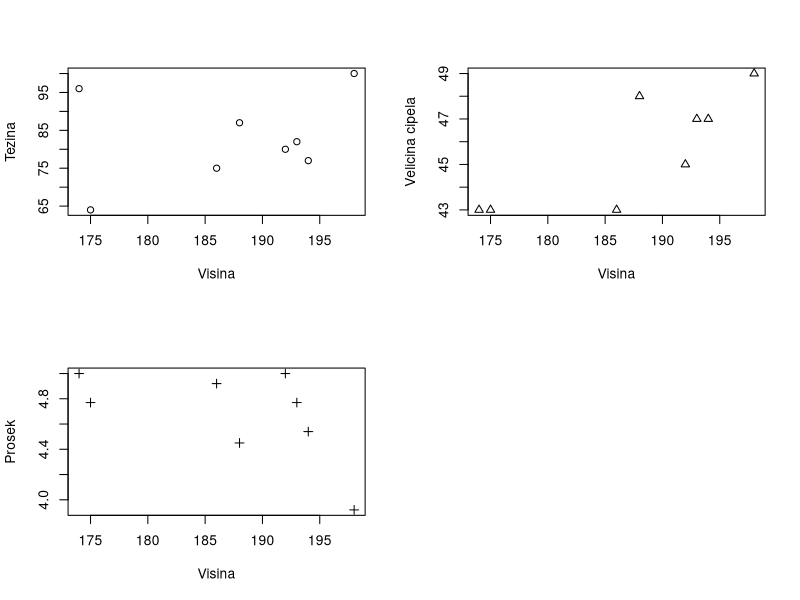

This chart was generated by the following R code:
visina <- c(188, 175, 194, 174, 192, 186, 198, 193)
tezina <- c(87, 64, 77, 96, 80, 75, 100, 82)
velicinaCipela <- c(48, 43, 47, 43, 45, 43, 49, 47)
prosek <- c(4.45, 4.77, 4.54, 5.00, 5.00, 4.92, 3.92, 4.77)

par(mfrow = c(2, 2))
plot(visina, tezina, xlab="Visina", ylab="Tezina", pch = 1)
plot(visina, velicinaCipela, xlab="Visina", ylab="Velicina cipela", pch = 2)
plot(visina, prosek, xlab="Visina", ylab="Prosek", pch = 3)
